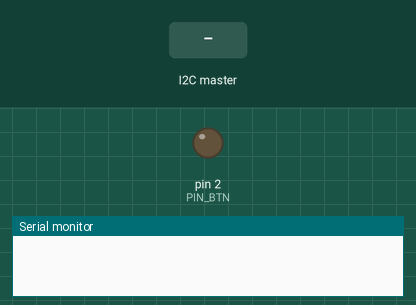
Bench run of a sketch on a simulated Arduino Uno, built with avr-gcc and run on an emulated ATmega328P. Parts: output pins drawn as LEDs (lit = HIGH), the last lines printed to the serial monitor. The inputs (shaded band) are chosen by the test bench.

Above: at 1.2 s.
1.3 s: the I2C master sends "H"
At 1.7 s:
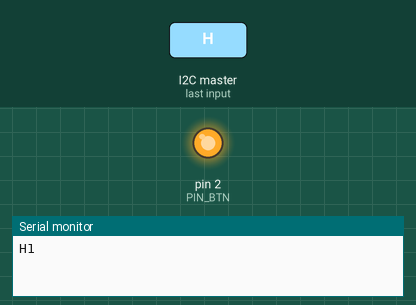
2.8 s: the I2C master sends "L"
At 4.0 s:
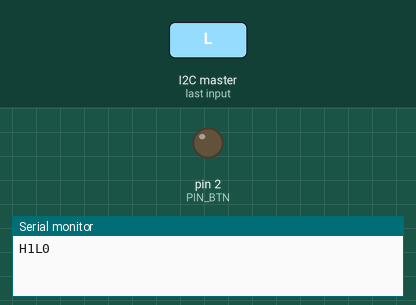
Timing chart, 0 to 5.8 s (numbered marks = the images above; inputs shaded):
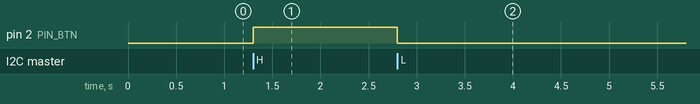

The sketch:

I2c_Button_SlaveReader.ino
```cpp
int PIN_BTN = 2;

#include <Wire.h>

void setup() {
  Wire.begin(8);                // join i2c bus with address #8
  Wire.onReceive(receiveEvent); // register event
  Serial.begin(9600);           // start serial for output

  pinMode(PIN_BTN, OUTPUT);
}

void loop() {
  delay(100);
}

// function that executes whenever data is received from master
// this function is registered as an event, see setup()
void receiveEvent(int howMany) {
  /*n
  while (1 < Wire.available()) { // loop through all but the last
    char c = Wire.read(); // receive byte as a character
    Serial.print(c);         // print the character
  }
  int x = Wire.read();    // receive byte as an integer
  Serial.println(x);         // print the integer
  */
  char c = Wire.read();
  Serial.print(c);
  if (c == 'H')
  {
    Serial.print("1");
    digitalWrite(PIN_BTN, HIGH);
  }
  else if (c == 'L')
  {
    Serial.print("0");
    digitalWrite(PIN_BTN, LOW);
  }
}
```

Measured:
- after the input at 1.3 s, pin 2 (PIN_BTN): LOW → HIGH at once
- after the input at 2.8 s, pin 2 (PIN_BTN): HIGH → LOW at once
